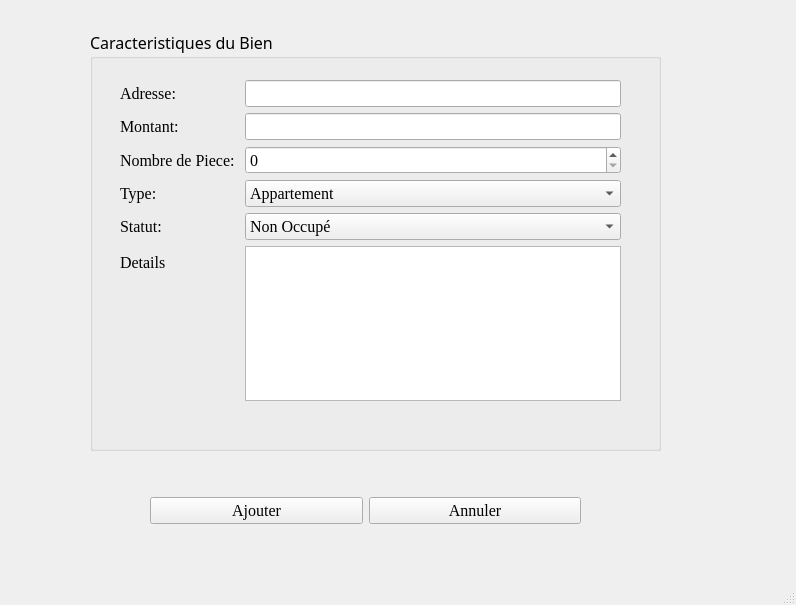
<?xml version="1.0" encoding="UTF-8"?>
<ui version="4.0">
 <class>WinAdminAjoutBI</class>
 <widget class="QMainWindow" name="WinAdminAjoutBI">
  <property name="geometry">
   <rect>
    <x>0</x>
    <y>0</y>
    <width>796</width>
    <height>605</height>
   </rect>
  </property>
  <property name="windowTitle">
   <string>MainWindow</string>
  </property>
  <widget class="QWidget" name="centralwidget">
   <widget class="QGroupBox" name="groupBox">
    <property name="geometry">
     <rect>
      <x>90</x>
      <y>30</y>
      <width>571</width>
      <height>421</height>
     </rect>
    </property>
    <property name="font">
     <font>
      <family>Algerian</family>
      <pointsize>12</pointsize>
     </font>
    </property>
    <property name="title">
     <string>Caracteristiques du Bien</string>
    </property>
    <widget class="QWidget" name="formLayoutWidget">
     <property name="geometry">
      <rect>
       <x>30</x>
       <y>50</y>
       <width>501</width>
       <height>321</height>
      </rect>
     </property>
     <layout class="QFormLayout" name="formLayout">
      <item row="0" column="0">
       <widget class="QLabel" name="label">
        <property name="font">
         <font>
          <family>Times New Roman</family>
          <pointsize>12</pointsize>
         </font>
        </property>
        <property name="text">
         <string>Adresse: </string>
        </property>
       </widget>
      </item>
      <item row="1" column="0">
       <widget class="QLabel" name="label_4">
        <property name="font">
         <font>
          <family>Times New Roman</family>
          <pointsize>12</pointsize>
         </font>
        </property>
        <property name="text">
         <string>Montant: </string>
        </property>
       </widget>
      </item>
      <item row="2" column="0">
       <widget class="QLabel" name="label_3">
        <property name="font">
         <font>
          <family>Times New Roman</family>
          <pointsize>12</pointsize>
         </font>
        </property>
        <property name="text">
         <string>Nombre de Piece: </string>
        </property>
       </widget>
      </item>
      <item row="0" column="1">
       <widget class="QLineEdit" name="lineEditAdresse">
        <property name="font">
         <font>
          <family>Times New Roman</family>
          <pointsize>12</pointsize>
         </font>
        </property>
       </widget>
      </item>
      <item row="2" column="1">
       <widget class="QSpinBox" name="spinBoxNbrePiece">
        <property name="font">
         <font>
          <family>Times New Roman</family>
          <pointsize>12</pointsize>
         </font>
        </property>
       </widget>
      </item>
      <item row="1" column="1">
       <widget class="QLineEdit" name="lineEditMontant">
        <property name="font">
         <font>
          <family>Times New Roman</family>
         </font>
        </property>
       </widget>
      </item>
      <item row="5" column="0">
       <widget class="QLabel" name="label_2">
        <property name="font">
         <font>
          <family>Times New Roman</family>
          <pointsize>12</pointsize>
         </font>
        </property>
        <property name="text">
         <string>Details </string>
        </property>
       </widget>
      </item>
      <item row="3" column="0">
       <widget class="QLabel" name="label_5">
        <property name="font">
         <font>
          <family>Times New Roman</family>
         </font>
        </property>
        <property name="text">
         <string>Type: </string>
        </property>
       </widget>
      </item>
      <item row="4" column="0">
       <widget class="QLabel" name="label_6">
        <property name="font">
         <font>
          <family>Times New Roman</family>
         </font>
        </property>
        <property name="text">
         <string>Statut: </string>
        </property>
       </widget>
      </item>
      <item row="5" column="1">
       <widget class="QPlainTextEdit" name="plainTextEditDetails">
        <property name="font">
         <font>
          <family>Times New Roman</family>
          <pointsize>12</pointsize>
         </font>
        </property>
       </widget>
      </item>
      <item row="3" column="1">
       <widget class="QComboBox" name="lineEditType">
        <property name="font">
         <font>
          <family>Times New Roman</family>
         </font>
        </property>
        <item>
         <property name="text">
          <string>Appartement</string>
         </property>
        </item>
        <item>
         <property name="text">
          <string>Studio</string>
         </property>
        </item>
        <item>
         <property name="text">
          <string>Villa</string>
         </property>
        </item>
       </widget>
      </item>
      <item row="4" column="1">
       <widget class="QComboBox" name="comboBox">
        <property name="font">
         <font>
          <family>Times New Roman</family>
         </font>
        </property>
        <item>
         <property name="text">
          <string>Non Occupé</string>
         </property>
        </item>
        <item>
         <property name="text">
          <string>Occupé</string>
         </property>
        </item>
       </widget>
      </item>
     </layout>
    </widget>
   </widget>
   <widget class="QWidget" name="gridLayoutWidget">
    <property name="geometry">
     <rect>
      <x>150</x>
      <y>490</y>
      <width>431</width>
      <height>41</height>
     </rect>
    </property>
    <layout class="QGridLayout" name="gridLayout">
     <item row="0" column="0">
      <widget class="QPushButton" name="pushButtonAjouter">
       <property name="font">
        <font>
         <family>Times New Roman</family>
         <pointsize>12</pointsize>
        </font>
       </property>
       <property name="text">
        <string>Ajouter</string>
       </property>
      </widget>
     </item>
     <item row="0" column="1">
      <widget class="QPushButton" name="pushButtonCancel">
       <property name="font">
        <font>
         <family>Times New Roman</family>
         <pointsize>12</pointsize>
        </font>
       </property>
       <property name="text">
        <string>Annuler</string>
       </property>
      </widget>
     </item>
    </layout>
   </widget>
  </widget>
  <widget class="QMenuBar" name="menubar">
   <property name="geometry">
    <rect>
     <x>0</x>
     <y>0</y>
     <width>796</width>
     <height>28</height>
    </rect>
   </property>
  </widget>
  <widget class="QStatusBar" name="statusbar"/>
 </widget>
 <resources/>
 <connections/>
</ui>
